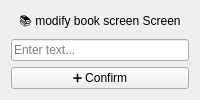
<?xml version="1.0" encoding="UTF-8"?>
<ui version="4.0">
 <class>modify_book_screen</class>
 <widget class="QWidget" name="modify_book_screen">
  <layout class="QVBoxLayout" name="verticalLayout">
   <item>
    <widget class="QLabel" name="label_heading">
     <property name="text">
      <string>📚 modify book screen Screen</string>
     </property>
     <property name="alignment">
      <set>Qt::AlignCenter</set>
     </property>
    </widget>
   </item>
   <item>
    <widget class="QLineEdit" name="titleInput">
     <property name="placeholderText">
      <string>Enter text...</string>
     </property>
    </widget>
   </item>
   <item>
    <widget class="QPushButton" name="saveButton">
     <property name="text">
      <string>➕ Confirm</string>
     </property>
    </widget>
   </item>
  </layout>
 </widget>
 <resources/>
 <connections/>
</ui>
